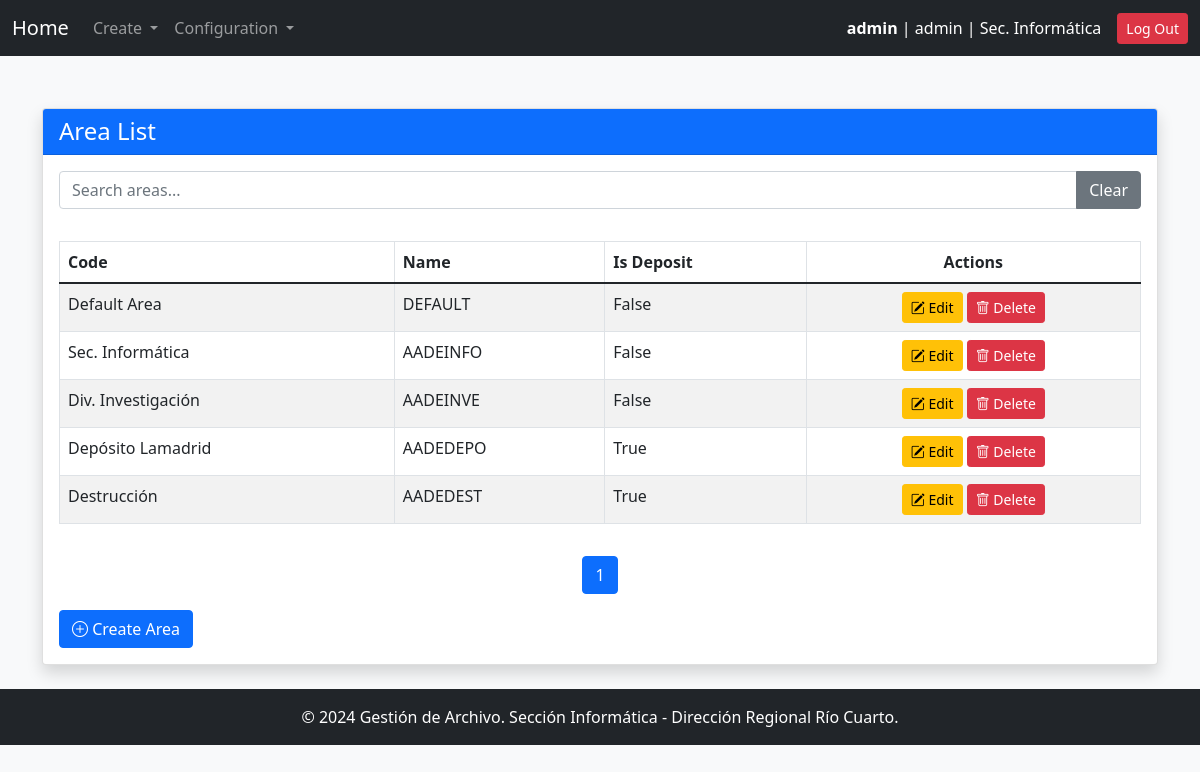
The app's page /areas/ (signed in), older data.
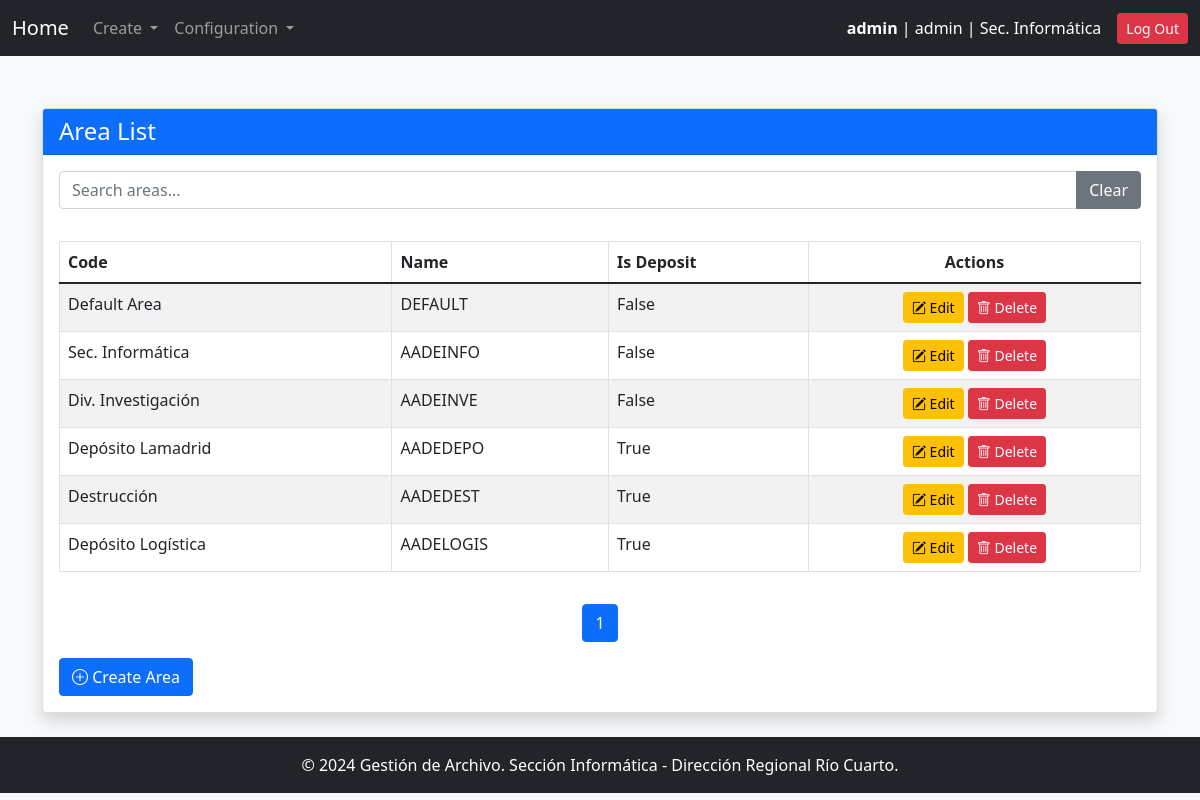
The same page, newer data.
### gestion_archivo_app/models.py (models this page shows, shortened)
class Area(models.Model):
    code = models.CharField(max_length=30, unique=True, verbose_name="Area Code")
    name = models.CharField(max_length=100, unique=True, verbose_name="Area Name")
    description = models.TextField(blank=True, null=True, verbose_name="Description")
    is_deposit = models.BooleanField(default=False, verbose_name="Is Deposit")

### gestion_archivo_app/views.py (the view)
# urls.py: path("areas/", area_list, name="area_list"),
@login_required
@user_passes_test_with_message(is_admin, "Only the admin can access this page.")
def area_list(request):
    areas = Area.objects.all()
    return render(request, "area_list.html", {"areas": areas})

### gestion_archivo_app/context_processors.py (called while the page is built)
def system_config(request):
    try:
        pagination_limit = int(SystemConfigKeyValues.objects.get(key="pagination_limit").value)
    except SystemConfigKeyValues.DoesNotExist:
        pagination_limit = 10  # Valor por defecto
    try:
        default_archive_code = SystemConfigKeyValues.objects.get(key="default_archive_code").value
    except SystemConfigKeyValues.DoesNotExist:
        default_archive_code = "AADE_ARCHIVE"  # Valor por defecto
    try:
        config_name_org = SystemConfigKeyValues.objects.get(key="config_name_org").value
    except SystemConfigKeyValues.DoesNotExist:
        config_name_org = "Define config_name_org"  # Valor por defecto
    return {
        "pagination_limit": pagination_limit,
        "default_archive_code": default_archive_code,
        "config_name_org": config_name_org
    }

### gestion_archivo_app/views.py (called while the page is built)
def is_admin(user):
    return user.role == 'admin'

### gestion_archivo_app/templates/area_list.html (shortened to what this page needs)
{% extends 'base.html' %}
{% block content %}
<div class="container mt-5">
    <div class="card shadow">
        <div class="card-header bg-primary text-white">
            <h4 class="mb-0">Area List</h4>
        </div>
        <div class="card-body">
            <div class="mb-3">
                <div class="input-group">
                    <input type="text" id="searchInputId" class="form-control" placeholder="Search areas...">
                    <button type="button" class="btn btn-secondary" onclick="clearSearch()">Clear</button>
                </div>
            </div>
            <div class="table-responsive">
                <table class="table table-bordered table-striped mt-3" id="tableId">
                    <thead >
                        <tr>
                            <th onclick="sortTable(0)">Code </th>
                            <th onclick="sortTable(1)">Name </th>
                            <th onclick="sortTable(2)">Is Deposit </th>
                            <th class="text-center">Actions</th>
                        </tr>
                    </thead>
                    <tbody id="tableBodyId">
                        {% for area in areas %}
                            <tr>
                                <td>{{ area.name }}</td>
                                <td>{{ area.code }}</td>
                                <td>{{ area.is_deposit }}</td>
                                <td class="text-center">
                                    <a href="{% url 'area_update' area.id %}" class="btn btn-sm btn-warning">
                                        <i class="bi bi-pencil-square"></i> Edit
                                    </a>
                                    <a href="{% url 'area_delete' area.id %}" class="btn btn-sm btn-danger">
                                        <i class="bi bi-trash"></i> Delete
                                    </a>
                                </td>
                            </tr>
                        {% empty %}
                            <tr>
                                <td colspan="3" class="text-center text-muted">No areas available.</td>
                            </tr>
                        {% endfor %}
                    </tbody>
                </table>
            </div>
            <nav class="mt-3">
                <ul class="pagination justify-content-center" id="tableBodyIdPagination">
                </ul>
            </nav>
            <div class="mt-3">
                <a href="{% url 'area_create' %}" class="btn btn-primary">
                    <i class="bi bi-plus-circle"></i> Create Area
                </a>
            </div>
        </div>
    </div>
</div>
{% load static %}
{% endblock %}

Row changes from the older to the newer data that the page shows:
added Area: name "Depósito Logística", code "AADELOGIS", is_deposit "True"
